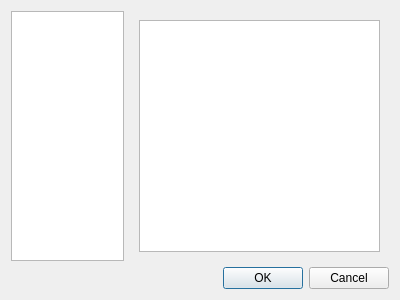
<?xml version="1.0" encoding="UTF-8"?>
<ui version="4.0">
 <class>ConfigDialog</class>
 <widget class="QDialog" name="ConfigDialog">
  <property name="geometry">
   <rect>
    <x>0</x>
    <y>0</y>
    <width>400</width>
    <height>300</height>
   </rect>
  </property>
  <property name="windowTitle">
   <string>Preferences</string>
  </property>
  <layout class="QGridLayout" name="gridLayout">
   <item row="0" column="0">
    <layout class="QVBoxLayout" name="verticalLayout">
     <item>
      <layout class="QHBoxLayout" name="horizontalLayout">
       <item>
        <widget class="QListWidget" name="contentsWidget">
         <property name="maximumSize">
          <size>
           <width>128</width>
           <height>16777215</height>
          </size>
         </property>
        </widget>
       </item>
       <item>
        <widget class="QStackedWidget" name="pagesWidget">
         <property name="currentIndex">
          <number>2</number>
         </property>
         <widget class="QWidget" name="general">
          <layout class="QVBoxLayout" name="verticalLayout_2">
           <item>
            <layout class="QHBoxLayout" name="horizontalLayout_2">
             <item>
              <widget class="QLabel" name="label">
               <property name="text">
                <string>Units:</string>
               </property>
               <property name="buddy">
                <cstring>unitsCombo</cstring>
               </property>
              </widget>
             </item>
             <item>
              <widget class="QComboBox" name="unitsCombo">
               <property name="currentText">
                <string/>
               </property>
              </widget>
             </item>
            </layout>
           </item>
           <item>
            <spacer name="verticalSpacer">
             <property name="orientation">
              <enum>Qt::Vertical</enum>
             </property>
             <property name="sizeHint" stdset="0">
              <size>
               <width>20</width>
               <height>200</height>
              </size>
             </property>
            </spacer>
           </item>
          </layout>
         </widget>
         <widget class="QWidget" name="aerodynamics">
          <layout class="QGridLayout" name="gridLayout_2">
           <item row="0" column="0">
            <widget class="QLabel" name="label_6">
             <property name="text">
              <string>Mass of jumper:</string>
             </property>
            </widget>
           </item>
           <item row="0" column="2">
            <widget class="QLabel" name="label_7">
             <property name="text">
              <string>kg</string>
             </property>
            </widget>
           </item>
           <item row="1" column="0">
            <widget class="QLabel" name="label_8">
             <property name="text">
              <string>Planform area:</string>
             </property>
            </widget>
           </item>
           <item row="1" column="2">
            <widget class="QLabel" name="label_9">
             <property name="text">
              <string>m^2</string>
             </property>
            </widget>
           </item>
           <item row="1" column="1">
            <widget class="QLineEdit" name="areaEdit"/>
           </item>
           <item row="2" column="0" colspan="3">
            <widget class="Line" name="line">
             <property name="orientation">
              <enum>Qt::Horizontal</enum>
             </property>
            </widget>
           </item>
           <item row="0" column="1">
            <widget class="QLineEdit" name="massEdit"/>
           </item>
           <item row="3" column="1">
            <widget class="QLineEdit" name="minDragEdit"/>
           </item>
           <item row="4" column="1">
            <widget class="QLineEdit" name="minLiftEdit"/>
           </item>
           <item row="4" column="0">
            <widget class="QLabel" name="label_15">
             <property name="text">
              <string>Minimum lift:</string>
             </property>
            </widget>
           </item>
           <item row="5" column="0">
            <widget class="QLabel" name="label_13">
             <property name="text">
              <string>Maximum lift:</string>
             </property>
            </widget>
           </item>
           <item row="3" column="0">
            <widget class="QLabel" name="label_12">
             <property name="text">
              <string>Minimum drag:</string>
             </property>
            </widget>
           </item>
           <item row="6" column="1">
            <widget class="QLineEdit" name="maxLDEdit"/>
           </item>
           <item row="6" column="0">
            <widget class="QLabel" name="label_14">
             <property name="text">
              <string>Maximum L/D:</string>
             </property>
            </widget>
           </item>
           <item row="10" column="1">
            <spacer name="verticalSpacer_3">
             <property name="orientation">
              <enum>Qt::Vertical</enum>
             </property>
             <property name="sizeHint" stdset="0">
              <size>
               <width>20</width>
               <height>172</height>
              </size>
             </property>
            </spacer>
           </item>
           <item row="5" column="1">
            <widget class="QLineEdit" name="maxLiftEdit"/>
           </item>
           <item row="7" column="0" colspan="3">
            <widget class="Line" name="line_2">
             <property name="orientation">
              <enum>Qt::Horizontal</enum>
             </property>
            </widget>
           </item>
           <item row="9" column="0">
            <widget class="QLabel" name="label_5">
             <property name="text">
              <string>Simulation time:</string>
             </property>
            </widget>
           </item>
           <item row="9" column="2">
            <widget class="QLabel" name="label_4">
             <property name="text">
              <string>s</string>
             </property>
            </widget>
           </item>
           <item row="9" column="1">
            <widget class="QSpinBox" name="simTimeSpinBox">
             <property name="maximum">
              <number>10000</number>
             </property>
             <property name="singleStep">
              <number>4</number>
             </property>
             <property name="value">
              <number>120</number>
             </property>
            </widget>
           </item>
          </layout>
         </widget>
         <widget class="QWidget" name="plots">
          <layout class="QVBoxLayout" name="verticalLayout_3">
           <item>
            <widget class="QTableWidget" name="plotTable">
             <attribute name="verticalHeaderVisible">
              <bool>true</bool>
             </attribute>
            </widget>
           </item>
          </layout>
         </widget>
        </widget>
       </item>
      </layout>
     </item>
     <item>
      <widget class="QDialogButtonBox" name="buttonBox">
       <property name="orientation">
        <enum>Qt::Horizontal</enum>
       </property>
       <property name="standardButtons">
        <set>QDialogButtonBox::Cancel|QDialogButtonBox::Ok</set>
       </property>
      </widget>
     </item>
    </layout>
   </item>
  </layout>
 </widget>
 <resources/>
 <connections>
  <connection>
   <sender>buttonBox</sender>
   <signal>accepted()</signal>
   <receiver>ConfigDialog</receiver>
   <slot>accept()</slot>
   <hints>
    <hint type="sourcelabel">
     <x>248</x>
     <y>254</y>
    </hint>
    <hint type="destinationlabel">
     <x>157</x>
     <y>274</y>
    </hint>
   </hints>
  </connection>
  <connection>
   <sender>buttonBox</sender>
   <signal>rejected()</signal>
   <receiver>ConfigDialog</receiver>
   <slot>reject()</slot>
   <hints>
    <hint type="sourcelabel">
     <x>316</x>
     <y>260</y>
    </hint>
    <hint type="destinationlabel">
     <x>286</x>
     <y>274</y>
    </hint>
   </hints>
  </connection>
 </connections>
</ui>
